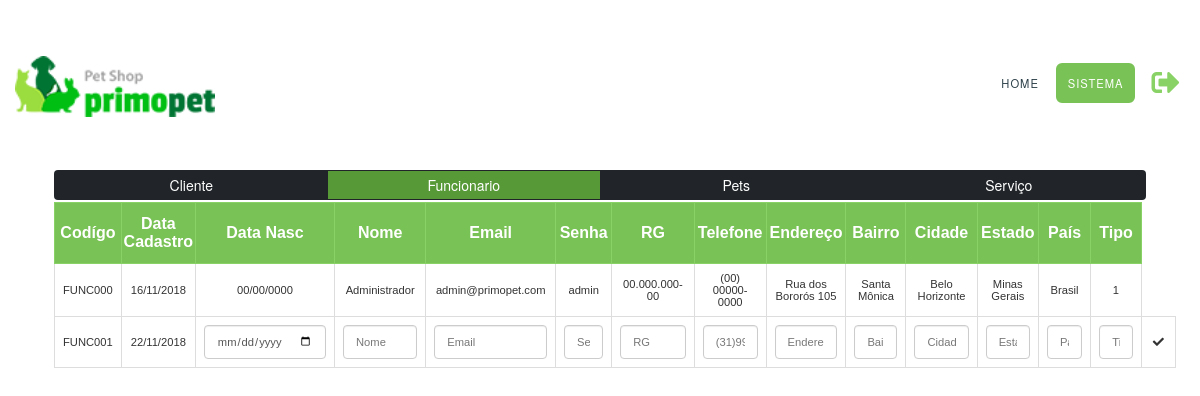
/htttp/funcionario.php (signed in), run on the app's committed database.
### tables this page shows
CREATE TABLE Funcionario(
	codFuncionario VARCHAR(10) PRIMARY KEY NOT NULL,
    dataCadastro VARCHAR(10) NOT NULL,
    dataNascimento VARCHAR(10) NOT NULL,
    nome VARCHAR(50) NOT NULL,
    rg VARCHAR(14) NOT NULL,
    telefone VARCHAR(15) NOT NULL,
    email VARCHAR(50) NOT NULL,
    senha VARCHAR(50) NOT NULL,
    endereco VARCHAR(100) NOT NULL,
    cidade VARCHAR(20) NOT NULL,
    bairro VARCHAR(20) NOT NULL,
    estado VARCHAR(20) NOT NULL,
    pais VARCHAR(20) NOT NULL,
    codTipo INT NOT NULL
);

### htttp/class/ConexaoClass.php (called while the page is built, shortened)
<?php
class ConexaoClass extends MySQLi {
    public function selecionarDados($comandoSQL) {
        $result = $this->query($comandoSQL);
        if ($this->error) {
            return $this->error;
        } else {
            $index = 0;
            while ($row = $result->fetch_assoc()) {
                $data[$index] = $row;
                $index++;
            }
            return $data;
        }
    }
}

### htttp/class/FuncionarioClass.php (called while the page is built, shortened)
<?php
class FuncionarioClass {
    private $codFunc;
    private $dataCad;
    private $dataNasc;
    private $nome;
    private $email;
    private $senha;
    private $rg;
    private $telefone;
    private $endereco;
    private $bairro;
    private $cidade;
    private $estado;
    private $pais;
    private $codTipo;
    function getCod() {
        return $this->codFunc;
    }
    function getDataCad() {
        return $this->dataCad;
    }
    function getDataNasc() {
        return $this->dataNasc;
    }
    function getNome() {
        return $this->nome;
    }
    function getEmail() {
        return $this->email;
    }
    function getSenha() {
        return $this->senha;
    }
    function getRg() {
        return $this->rg;
    }
    function getTelefone() {
        return $this->telefone;
    }
    function getEndereco() {
        return $this->endereco;
    }
    function getCidade() {
        return $this->cidade;
    }
    function getEstado() {
        return $this->estado;
    }
    function getPais() {
        return $this->pais;
    }
    function getBairro() {
        return $this->bairro;
    }
    function getTipo() {
        return $this->codTipo;
    }
    function setCod($codFunc) {
        $this->codFunc = $codFunc;
    }
    function setDataCad($dataCad) {
        $this->dataCad = $dataCad;
    }
    function setDataNasc($dataNasc) {
        $this->dataNasc = $dataNasc;
    }
    function setNome($nome) {
        $this->nome = $nome;
    }
    function setEmail($email) {
        $this->email = $email;
    }
    function setSenha($senha) {
        $this->senha = $senha;
    }
    function setRg($rg) {
        $this->rg = $rg;
    }
    function setTelefone($telefone) {
        $this->telefone = $telefone;
    }
    function setEndereco($endereco) {
        $this->endereco = $endereco;
    }
    function setCidade($cidade) {
        $this->cidade = $cidade;
    }
    function setEstado($estado) {
        $this->estado = $estado;
    }
    function setPais($pais) {
        $this->pais = $pais;
    }
    function setBairro($bairro) {
        $this->bairro = $bairro;
    }
    function setTipo($codTipo) {
        $this->codTipo = $codTipo;
    }
    public function retFuncionarios() {
        require_once('class/ConexaoClass.php');
        $objConexao = new ConexaoClass("localhost", "root", "", "dbPrimoPet");
        $tableFuncs = $objConexao->selecionarDados("SELECT * FROM Funcionario");
        return $tableFuncs;
    }
    public function retProxCodFunc(){
        $tableclientes = $this->retFuncionarios();
        $max = sizeof($tableclientes);
        $codAntigo  = $tableclientes[$max-1]['codFuncionario'];
        $codAntigo = substr($codAntigo,4,3);
        $numNovo =  intval($codAntigo)+1;
        $numString = (string)$numNovo;
        while (strlen($numString) < 3){
            $numString = '0'.$numString;
        }
        $codNovo = 'FUNC'.$numString;
        return $codNovo;
    }
}

### htttp/funcionario.php (the view, shortened to what this page needs)
<!DOCTYPE>
<?php
function  retData(){
    $today = getdate();
    return $today['mday'].'/'.$today['mon'].'/'.$today['year'];
}
?>
<html>
    <head>
        <link href="assets/css/cssAplicacao.css" rel="stylesheet" type="text/css"/>
        <link rel="stylesheet" href="https://use.fontawesome.com/releases/v5.5.0/css/all.css">
        <link href="assets/libs/bootstrap.min.css" rel="stylesheet" type="text/css"/>
    </head>
    <body>
        <div id="wrapper">
        <div id="header" class="container">
                <div id="logo">
                    <a href="#"><img width="200px" src="assets/img/logo-primopet.png"/></a>
                </div>
                <div id="menu">
                    <ul class="header">
                        <li><a href="index.php" accesskey="1" title="">Home</a></li>
                        <li class="current_page_item"><a href="#" accesskey="2" title="">Sistema</a></li>
                        <button class="fas fa-sign-out-alt fa-2x logut iconeVoltar" onclick="window.location.href='login.php'"></button>
                    </ul>
                </div>
            </div>
                <div class="navbar">
                    <button onclick="location.href='cliente.php';">Cliente</button>
                    <button class="ativo">Funcionario</button>
                    <button onclick="location.href='pets.php';">Pets</button>
                    <button onclick="location.href='servico.php';">Serviço</button>
                </div>
                <div class="tamanhoTabela">
                    <table class="tab-content" id="styleTable">
                        <thead>
                            <tr class="verde2">
                                <th>Codígo</th>
                                <th>Data Cadastro</th>
                                <th>Data Nasc</th>
                                <th>Nome</th>
                                <th>Email</th>
                                <th>Senha</th>
                                <th>RG</th>
                                <th>Telefone</th>
                                <th>Endereço</th>
                                <th>Bairro</th>
                                <th>Cidade</th>
                                <th>Estado</th>
                                <th>País</th>
                                <th>Tipo</th>
                            </tr>
                        </thead>
                        <?php
                        require_once('class/FuncionarioClass.php');
                        $objFunc = new FuncionarioClass();
                        $tablefuncs = $objFunc->retFuncionarios();
                        $max = sizeof($tablefuncs);
                        $funcionarios = array();
                        for ($i = 0; $i < $max; $i++) {
                            $funcionarios[$i] = new FuncionarioClass();
                            $funcionarios[$i]->setCod($tablefuncs[$i]['codFuncionario']);
                            $funcionarios[$i]->setDataCad($tablefuncs[$i]['dataCadastro']);
                            $funcionarios[$i]->setDataNasc($tablefuncs[$i]['dataNascimento']);
                            $funcionarios[$i]->setNome($tablefuncs[$i]['nome']);
                            $funcionarios[$i]->setEmail($tablefuncs[$i]['email']);
                            $funcionarios[$i]->setSenha($tablefuncs[$i]['senha']);
                            $funcionarios[$i]->setRg($tablefuncs[$i]['rg']);
                            $funcionarios[$i]->setTelefone($tablefuncs[$i]['telefone']);
                            $funcionarios[$i]->setEndereco($tablefuncs[$i]['endereco']);
                            $funcionarios[$i]->setCidade($tablefuncs[$i]['cidade']);
                            $funcionarios[$i]->setEstado($tablefuncs[$i]['estado']);
                            $funcionarios[$i]->setPais($tablefuncs[$i]['pais']);
                            $funcionarios[$i]->setBairro($tablefuncs[$i]['bairro']);
                            $funcionarios[$i]->setTipo($tablefuncs[$i]['codTipo']);
                            echo $i % 2 == 0?  '<tr id="'.$funcionarios[$i]->getCod() .'">': '<tr class="even" id="COD'.$i.'">';
                            echo '<form action="" method="post">';
                                echo '<td>'.$funcionarios[$i]->getCod() .'</td>';
                                echo '<td>'.$funcionarios[$i]->getDataCad().'</td>';
                                if (isset($_POST['edit'.$i])) {
                                    echo '<td class="form-group"><input type="date" class="form-control iptNasc" id="iptNasc" max="'.retData().'" name="iptNasc" value="'.str_replace('/','-',$funcionarios[$i]->getDataNasc()).'"></td>';
                                    echo '<td class="form-group"><input class="form-control iptNome" id="iptNome" name="iptNome" placeholder="Nome" value="'.$funcionarios[$i]->getNome().'"></td>';
                                    echo '<td class="form-group"><input class="form-control iptEmail" id="iptEmail" name="iptEmail" placeholder="Email" value="'.$funcionarios[$i]->getEmail().'"></td>';
                                    echo '<td class="form-group"><input class="form-control iptSenha" id="iptSenha" name="iptSenha" placeholder="Senha" value="'.$funcionarios[$i]->getSenha().'"></td>';
                                    echo '<td class="form-group"><input class="form-control iptRg" id="iptRg" name="iptRg" placeholder="RG" value="'.$funcionarios[$i]->getRg().'"></td>';
                                    echo '<td class="form-group"><input class="form-control iptTelefone" id="iptTelefone" name="iptTelefone" placeholder="(31)9999-9999" value="'.$funcionarios[$i]->getTelefone().'"></td>';
                                    echo '<td class="form-group"><input class="form-control iptEndereco" id="iptEndereco" name="iptEndereco" placeholder="Endereço" value="'.$funcionarios[$i]->getEndereco().'"></td>';
                                    echo '<td class="form-group"><input class="form-control iptBairro" id="iptBairro" name="iptBairro" placeholder="Bairro" value="'.$funcionarios[$i]->getBairro().'"></td>';
                                    echo '<td class="form-group"><input class="form-control iptCidade" id="iptCidade" name="iptCidade" placeholder="Cidade" value="'.$funcionarios[$i]->getCidade().'"></td>';
                                    echo '<td class="form-group"><input class="form-control iptEstado" id="iptEstado" name="iptEstado" placeholder="Estado" value="'.$funcionarios[$i]->getEstado().'"></td>';
                                    echo '<td class="form-group"><input class="form-control iptPais" id="iptPais" name="iptPais" placeholder="País" value="'.$funcionarios[$i]->getPais().'"></td>';
                                    echo '<td class="form-group"><input class="form-control iptTipo" id="iptTipo" name="iptTipo" placeholder="Tipo" value="'.$funcionarios[$i]->getTipo().'"></td>';
                                    echo '<input type="hidden" name="codFuncionario" value="'.$i .'">';
                                    echo '<input type="hidden" name="codEdit" value="'.$funcionarios[$i]->getCod().'">';
                                    echo '<td class="iconesInserir"><button type="submit" value="submit request" class="fas fa-check btnIns" name="confirmEdit"></td>';
                                }
                                else{
                                echo '<td>'.$funcionarios[$i]->getDataNasc().'</td>';
                                echo '<td>'.$funcionarios[$i]->getNome().'</td>';
                                echo '<td>'.$funcionarios[$i]->getEmail().'</td>';
                                echo '<td>'.$funcionarios[$i]->getSenha().'</td>';
                                echo '<td>'.$funcionarios[$i]->getRg().'</td>';
                                echo '<td>'.$funcionarios[$i]->getTelefone().'</td>';
                                echo '<td>'.$funcionarios[$i]->getEndereco().'</td>';
                                echo '<td>'.$funcionarios[$i]->getBairro().'</td>';
                                echo '<td>'.$funcionarios[$i]->getCidade().'</td>';
                                echo '<td>'.$funcionarios[$i]->getEstado().'</td>';
                                echo '<td>'.$funcionarios[$i]->getPais().'</td>';
                                echo '<td>'.$funcionarios[$i]->getTipo().'</td>';
                                }
                            echo '</form>';
                            echo '<tr>';
                        }
                    ?>
                    <?php
                    require_once('class/FuncionarioClass.php');
                ?>
                        <tr>
                        <form action="" method="post">
                           <td class="form-group"><?php $objFunc = new FuncionarioClass(); echo $objFunc->retProxCodFunc(); ?></td>
                           <td class="form-group"><?php echo retData(); ?></td>
                           <td class="form-group"><input type='date' class="form-control iptNasc" id="iptNasc" name="iptNasc"></td>
                           <td class="form-group"><input class="form-control iptNome" id="iptNome" name="iptNome" placeholder="Nome"></td>
                           <td class="form-group"><input class="form-control iptEmail" id="iptEmail" name="iptEmail" placeholder="Email"></td>
                           <td class="form-group"><input class="form-control iptSenha" id="iptSenha" name="iptSenha" placeholder="Senha"></td>
                           <td class="form-group"><input class="form-control iptRg" id="iptRg" name="iptRg" placeholder="RG"></td>
                           <td class="form-group"><input class="form-control iptTelefone" id="iptTelefone" name="iptTelefone" placeholder="(31)9999-9999"></td>
                           <td class="form-group"><input class="form-control iptEndereco" id="iptEndereco" name="iptEndereco" placeholder="Endereço"></td>
                           <td class="form-group"><input class="form-control iptBairro" id="iptBairro" name="iptBairro" placeholder="Bairro"></td>
                           <td class="form-group"><input class="form-control iptCidade" id="iptCidade" name="iptCidade" placeholder="Cidade"></td>
                           <td class="form-group"><input class="form-control iptEstado" id="iptEstado" name="iptEstado" placeholder="Estado"></td>
                           <td class="form-group"><input class="form-control iptPais" id="iptPais" name="iptPais" placeholder="País"></td>
                           <td class="form-group"><input class="form-control iptTipo" id="iptTipo" name="iptTipo" placeholder="Tipo"></td>
                           <td class="iconesInserir"><button type="submit" value="submit request" class="fas fa-check btnIns" name="inserir"></td>
                        </tr>
                    </table>
                </div>
                <?php
                    require_once('class/FuncionarioClass.php');
                ?>
            </body>

### data on the page
funcionario: codFuncionario "FUNC000", dataCadastro "16/11/2018", dataNascimento "00/00/0000", nome "Administrador", email "admin@primopet.com", senha "admin", rg "00.000.000-00", telefone "(00) 00000-0000", endereco "Rua dos Bororós 105", bairro "Santa Mônica", cidade "Belo Horizonte", estado "Minas Gerais", pais "Brasil", codTipo "1"

### other printed values
$objFunc->retProxCodFunc() "FUNC001"
retData() "22/11/2018"
